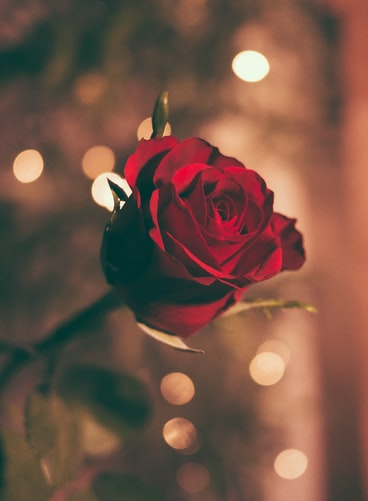
#> input picture Image-Processing/rose.jpg, 368 x 501 px, found by its file name
$ python Image_crop.py
#> lines starting #> are read from the running program, lines starting #| are printed output that depends on the picture
import cv2 ##import the module
img = cv2.imread("rose.jpg") ##read your image
#> img is the input picture: shape (501, 368, 3); mean B, G, R 69.1, 83.1, 116.1
y = 0  ##HEIGHT from
x = 0  ##WIDTH from
h = 300 ##HEIGHT
w = 510 ##WIDTH
crop_image = img[x:w, y:h]
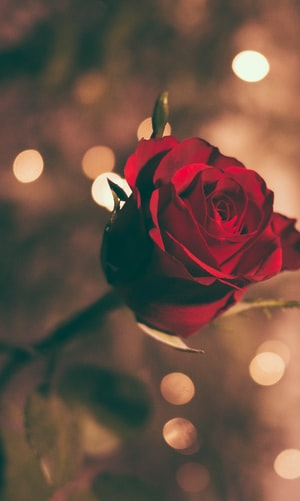
#> crop_image: shape (501, 300, 3); mean B, G, R 67.6, 80.6, 108.1
cv2.imshow("Cropped", crop_image) ##display Cropped image
cv2.waitKey(0)

$ run again, with Image-Processing/cr7.jpg copied over Image-Processing/rose.jpg
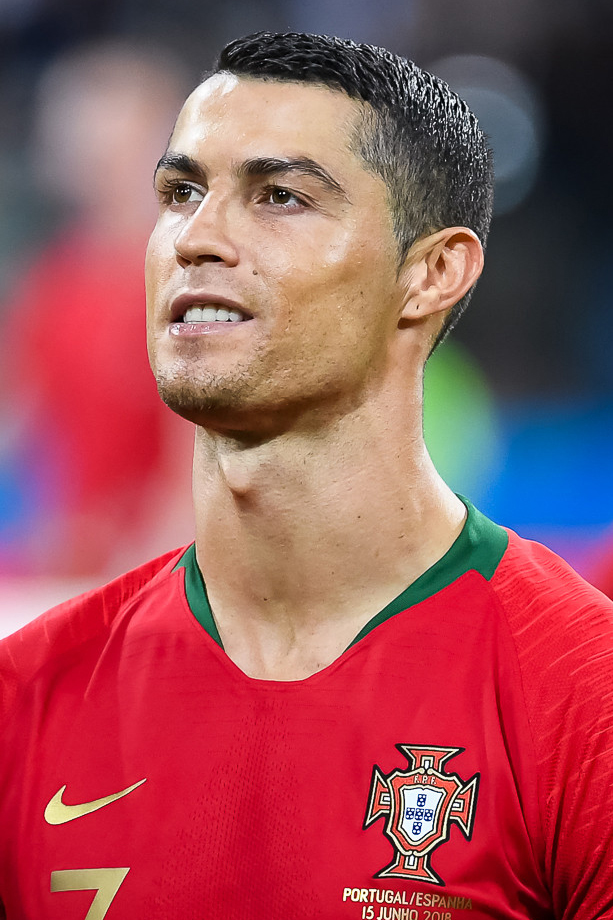
#> input picture Image-Processing/cr7.jpg, 613 x 920 px, found by its file name
#> img is the input picture: shape (920, 613, 3); mean B, G, R 89, 81.1, 158.4
#> `crop_image = img[x:w, y:h]`:
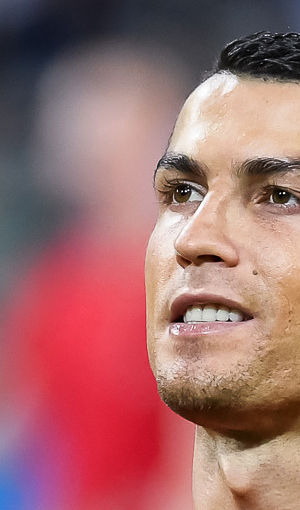
#> crop_image: shape (510, 300, 3); mean B, G, R 108.9, 107.9, 161.4
